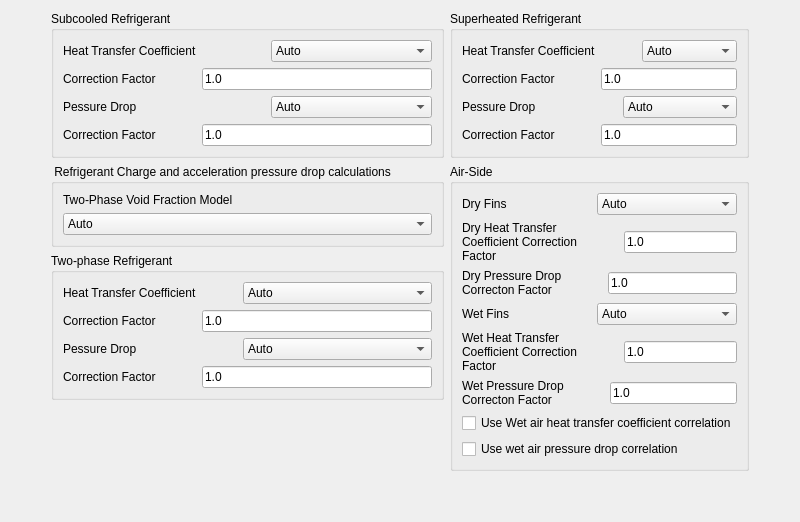
     <widget class="QWidget" name="Correlations">
      <attribute name="title">
       <string>Correlations</string>
      </attribute>
      <layout class="QHBoxLayout" name="horizontalLayout_202">
       <item>
        <spacer name="horizontalSpacer_138">
         <property name="orientation">
          <enum>Qt::Horizontal</enum>
         </property>
         <property name="sizeHint" stdset="0">
          <size>
           <width>40</width>
           <height>20</height>
          </size>
         </property>
        </spacer>
       </item>
       <item>
        <layout class="QVBoxLayout" name="verticalLayout_166">
         <item>
          <widget class="QGroupBox" name="Microchannel_subcool_correlations_group">
           <property name="minimumSize">
            <size>
             <width>0</width>
             <height>0</height>
            </size>
           </property>
           <property name="title">
            <string>Subcooled Refrigerant</string>
           </property>
           <layout class="QVBoxLayout" name="verticalLayout_167">
            <item>
             <layout class="QVBoxLayout" name="verticalLayout_168">
              <item>
               <layout class="QHBoxLayout" name="horizontalLayout_191">
                <item>
                 <widget class="QLabel" name="Microchannel_subcool_HTC_correlation_label">
                  <property name="text">
                   <string>Heat Transfer Coefficient</string>
                  </property>
                 </widget>
                </item>
                <item>
                 <spacer name="horizontalSpacer_128">
                  <property name="orientation">
                   <enum>Qt::Horizontal</enum>
                  </property>
                  <property name="sizeType">
                   <enum>QSizePolicy::Minimum</enum>
                  </property>
                  <property name="sizeHint" stdset="0">
                   <size>
                    <width>40</width>
                    <height>20</height>
                   </size>
                  </property>
                 </spacer>
                </item>
                <item>
                 <widget class="QComboBox" name="Microchannel_subcool_HTC_correlation">
                  <item>
                   <property name="text">
                    <string>Auto</string>
                   </property>
                  </item>
                  <item>
                   <property name="text">
                    <string>Gnielinski</string>
                   </property>
                  </item>
                 </widget>
                </item>
               </layout>
              </item>
              <item>
               <layout class="QHBoxLayout" name="horizontalLayout_192">
                <item>
                 <widget class="QLabel" name="Microchannel_subcool_HTC_correlation_correction_label">
                  <property name="text">
                   <string>Correction Factor</string>
                  </property>
                 </widget>
                </item>
                <item>
                 <spacer name="horizontalSpacer_129">
                  <property name="orientation">
                   <enum>Qt::Horizontal</enum>
                  </property>
                  <property name="sizeType">
                   <enum>QSizePolicy::Minimum</enum>
                  </property>
                  <property name="sizeHint" stdset="0">
                   <size>
                    <width>40</width>
                    <height>20</height>
                   </size>
                  </property>
                 </spacer>
                </item>
                <item>
                 <widget class="QLineEdit" name="Microchannel_subcool_HTC_correlation_correction">
                  <property name="text">
                   <string>1.0</string>
                  </property>
                 </widget>
                </item>
               </layout>
              </item>
             </layout>
            </item>
            <item>
             <layout class="QVBoxLayout" name="verticalLayout_169">
              <item>
               <layout class="QHBoxLayout" name="horizontalLayout_193">
                <item>
                 <widget class="QLabel" name="Microchannel_subcool_DP_correlation_label">
                  <property name="text">
                   <string>Pessure Drop</string>
                  </property>
                 </widget>
                </item>
                <item>
                 <spacer name="horizontalSpacer_130">
                  <property name="orientation">
                   <enum>Qt::Horizontal</enum>
                  </property>
                  <property name="sizeType">
                   <enum>QSizePolicy::Minimum</enum>
                  </property>
                  <property name="sizeHint" stdset="0">
                   <size>
                    <width>40</width>
                    <height>20</height>
                   </size>
                  </property>
                 </spacer>
                </item>
                <item>
                 <widget class="QComboBox" name="Microchannel_subcool_DP_correlation">
                  <item>
                   <property name="text">
                    <string>Auto</string>
                   </property>
                  </item>
                  <item>
                   <property name="text">
                    <string>Churchill</string>
                   </property>
                  </item>
                 </widget>
                </item>
               </layout>
              </item>
              <item>
               <layout class="QHBoxLayout" name="horizontalLayout_194">
                <item>
                 <widget class="QLabel" name="Microchannel_subcool_DP_correlation_correction_label">
                  <property name="text">
                   <string>Correction Factor</string>
                  </property>
                 </widget>
                </item>
                <item>
                 <spacer name="horizontalSpacer_131">
                  <property name="orientation">
                   <enum>Qt::Horizontal</enum>
                  </property>
                  <property name="sizeType">
                   <enum>QSizePolicy::Minimum</enum>
                  </property>
                  <property name="sizeHint" stdset="0">
                   <size>
                    <width>40</width>
                    <height>20</height>
                   </size>
                  </property>
                 </spacer>
                </item>
                <item>
                 <widget class="QLineEdit" name="Microchannel_subcool_DP_correlation_correction">
                  <property name="text">
                   <string>1.0</string>
                  </property>
                 </widget>
                </item>
               </layout>
              </item>
             </layout>
            </item>
           </layout>
          </widget>
         </item>
         <item>
          <widget class="QGroupBox" name="groupBox">
           <property name="title">
            <string> Refrigerant Charge and acceleration pressure drop calculations</string>
           </property>
           <layout class="QVBoxLayout" name="verticalLayout_18">
            <item>
             <widget class="QLabel" name="Microchannel_2phase_charge_correlation_label">
              <property name="text">
               <string>Two-Phase Void Fraction Model</string>
              </property>
             </widget>
            </item>
            <item>
             <widget class="QComboBox" name="Microchannel_2phase_charge_correlation">
              <item>
               <property name="text">
                <string>Auto</string>
               </property>
              </item>
              <item>
               <property name="text">
                <string>Homogeneous</string>
               </property>
              </item>
              <item>
               <property name="text">
                <string>Zivi</string>
               </property>
              </item>
              <item>
               <property name="text">
                <string>Premoli</string>
               </property>
              </item>
             </widget>
            </item>
           </layout>
          </widget>
         </item>
         <item>
          <widget class="QGroupBox" name="Microchannel_2phase_correlations_group">
           <property name="title">
            <string>Two-phase Refrigerant</string>
           </property>
           <layout class="QVBoxLayout" name="verticalLayout_162">
            <item>
             <layout class="QVBoxLayout" name="verticalLayout_163">
              <item>
               <layout class="QHBoxLayout" name="horizontalLayout_185">
                <item>
                 <widget class="QLabel" name="Microchannel_2phase_HTC_correlation_label">
                  <property name="text">
                   <string>Heat Transfer Coefficient</string>
                  </property>
                 </widget>
                </item>
                <item>
                 <spacer name="horizontalSpacer_122">
                  <property name="orientation">
                   <enum>Qt::Horizontal</enum>
                  </property>
                  <property name="sizeType">
                   <enum>QSizePolicy::Minimum</enum>
                  </property>
                  <property name="sizeHint" stdset="0">
                   <size>
                    <width>40</width>
                    <height>20</height>
                   </size>
                  </property>
                 </spacer>
                </item>
                <item>
                 <widget class="QComboBox" name="Microchannel_2phase_HTC_correlation">
                  <item>
                   <property name="text">
                    <string>Auto</string>
                   </property>
                  </item>
                  <item>
                   <property name="text">
                    <string>Condensation: Kim-Mudawar</string>
                   </property>
                  </item>
                  <item>
                   <property name="text">
                    <string>Evaporation: Kim-Mudawar</string>
                   </property>
                  </item>
                 </widget>
                </item>
               </layout>
              </item>
              <item>
               <layout class="QHBoxLayout" name="horizontalLayout_186">
                <item>
                 <widget class="QLabel" name="Microchannel_2phase_HTC_correlation_correction_label">
                  <property name="text">
                   <string>Correction Factor</string>
                  </property>
                 </widget>
                </item>
                <item>
                 <spacer name="horizontalSpacer_123">
                  <property name="orientation">
                   <enum>Qt::Horizontal</enum>
                  </property>
                  <property name="sizeType">
                   <enum>QSizePolicy::Minimum</enum>
                  </property>
                  <property name="sizeHint" stdset="0">
                   <size>
                    <width>40</width>
                    <height>20</height>
                   </size>
                  </property>
                 </spacer>
                </item>
                <item>
                 <widget class="QLineEdit" name="Microchannel_2phase_HTC_correlation_correction">
                  <property name="text">
                   <string>1.0</string>
                  </property>
                 </widget>
                </item>
               </layout>
              </item>
             </layout>
            </item>
            <item>
             <layout class="QVBoxLayout" name="verticalLayout_164">
              <item>
               <layout class="QHBoxLayout" name="horizontalLayout_187">
                <item>
                 <widget class="QLabel" name="Microchannel_2phase_DP_correlation_label">
                  <property name="text">
                   <string>Pessure Drop</string>
                  </property>
                 </widget>
                </item>
                <item>
                 <spacer name="horizontalSpacer_124">
                  <property name="orientation">
                   <enum>Qt::Horizontal</enum>
                  </property>
                  <property name="sizeType">
                   <enum>QSizePolicy::Minimum</enum>
                  </property>
                  <property name="sizeHint" stdset="0">
                   <size>
                    <width>40</width>
                    <height>20</height>
                   </size>
                  </property>
                 </spacer>
                </item>
                <item>
                 <widget class="QComboBox" name="Microchannel_2phase_DP_correlation">
                  <item>
                   <property name="text">
                    <string>Auto</string>
                   </property>
                  </item>
                  <item>
                   <property name="text">
                    <string>Condensation: Kim-Mudawar</string>
                   </property>
                  </item>
                  <item>
                   <property name="text">
                    <string>Evaporation: Kim-Mudawar</string>
                   </property>
                  </item>
                 </widget>
                </item>
               </layout>
              </item>
              <item>
               <layout class="QHBoxLayout" name="horizontalLayout_188">
                <item>
                 <widget class="QLabel" name="Microchannel_2phase_DP_correlation_correction_label">
                  <property name="text">
                   <string>Correction Factor</string>
                  </property>
                 </widget>
                </item>
                <item>
                 <spacer name="horizontalSpacer_125">
                  <property name="orientation">
                   <enum>Qt::Horizontal</enum>
                  </property>
                  <property name="sizeType">
                   <enum>QSizePolicy::Minimum</enum>
                  </property>
                  <property name="sizeHint" stdset="0">
                   <size>
                    <width>40</width>
                    <height>20</height>
                   </size>
                  </property>
                 </spacer>
                </item>
                <item>
                 <widget class="QLineEdit" name="Microchannel_2phase_DP_correlation_correction">
                  <property name="text">
                   <string>1.0</string>
                  </property>
                 </widget>
                </item>
               </layout>
              </item>
             </layout>
            </item>
           </layout>
          </widget>
         </item>
         <item>
          <spacer name="verticalSpacer">
           <property name="orientation">
            <enum>Qt::Vertical</enum>
           </property>
           <property name="sizeHint" stdset="0">
            <size>
             <width>20</width>
             <height>40</height>
            </size>
           </property>
          </spacer>
         </item>
        </layout>
       </item>
       <item>
        <layout class="QVBoxLayout" name="verticalLayout_158">
         <item>
          <widget class="QGroupBox" name="Microchannel_superheat_correlations_group">
           <property name="minimumSize">
            <size>
             <width>0</width>
             <height>0</height>
            </size>
           </property>
           <property name="title">
            <string>Superheated Refrigerant</string>
           </property>
           <layout class="QVBoxLayout" name="verticalLayout_159">
            <item>
             <layout class="QVBoxLayout" name="verticalLayout_160">
              <item>
               <layout class="QHBoxLayout" name="horizontalLayout_181">
                <item>
                 <widget class="QLabel" name="Microchannel_superheat_HTC_correlation_label">
                  <property name="text">
                   <string>Heat Transfer Coefficient</string>
                  </property>
                 </widget>
                </item>
                <item>
                 <spacer name="horizontalSpacer_118">
                  <property name="orientation">
                   <enum>Qt::Horizontal</enum>
                  </property>
                  <property name="sizeType">
                   <enum>QSizePolicy::Minimum</enum>
                  </property>
                  <property name="sizeHint" stdset="0">
                   <size>
                    <width>40</width>
                    <height>20</height>
                   </size>
                  </property>
                 </spacer>
                </item>
                <item>
                 <widget class="QComboBox" name="Microchannel_superheat_HTC_correlation">
                  <item>
                   <property name="text">
                    <string>Auto</string>
                   </property>
                  </item>
                  <item>
                   <property name="text">
                    <string>Gnielinski</string>
                   </property>
                  </item>
                 </widget>
                </item>
               </layout>
              </item>
              <item>
               <layout class="QHBoxLayout" name="horizontalLayout_182">
                <item>
                 <widget class="QLabel" name="Microchannel_superheat_HTC_correlation_correction_label">
                  <property name="text">
                   <string>Correction Factor</string>
                  </property>
                 </widget>
                </item>
                <item>
                 <spacer name="horizontalSpacer_119">
                  <property name="orientation">
                   <enum>Qt::Horizontal</enum>
                  </property>
                  <property name="sizeType">
                   <enum>QSizePolicy::Minimum</enum>
                  </property>
                  <property name="sizeHint" stdset="0">
                   <size>
                    <width>40</width>
                    <height>20</height>
                   </size>
                  </property>
                 </spacer>
                </item>
                <item>
                 <widget class="QLineEdit" name="Microchannel_superheat_HTC_correlation_correction">
                  <property name="text">
                   <string>1.0</string>
                  </property>
                 </widget>
                </item>
               </layout>
              </item>
             </layout>
            </item>
            <item>
             <layout class="QVBoxLayout" name="verticalLayout_161">
              <item>
               <layout class="QHBoxLayout" name="horizontalLayout_183">
                <item>
                 <widget class="QLabel" name="Microchannel_superheat_DP_correlation_label">
                  <property name="text">
                   <string>Pessure Drop</string>
                  </property>
                 </widget>
                </item>
                <item>
                 <spacer name="horizontalSpacer_120">
                  <property name="orientation">
                   <enum>Qt::Horizontal</enum>
                  </property>
                  <property name="sizeType">
                   <enum>QSizePolicy::Minimum</enum>
                  </property>
                  <property name="sizeHint" stdset="0">
                   <size>
                    <width>40</width>
                    <height>20</height>
                   </size>
                  </property>
                 </spacer>
                </item>
                <item>
                 <widget class="QComboBox" name="Microchannel_superheat_DP_correlation">
                  <item>
                   <property name="text">
                    <string>Auto</string>
                   </property>
                  </item>
                  <item>
                   <property name="text">
                    <string>Churchill</string>
                   </property>
                  </item>
                 </widget>
                </item>
               </layout>
              </item>
              <item>
               <layout class="QHBoxLayout" name="horizontalLayout_184">
                <item>
                 <widget class="QLabel" name="Microchannel_superheat_DP_correlation_correction_label">
                  <property name="text">
                   <string>Correction Factor</string>
                  </property>
                 </widget>
                </item>
                <item>
                 <spacer name="horizontalSpacer_121">
                  <property name="orientation">
                   <enum>Qt::Horizontal</enum>
                  </property>
                  <property name="sizeType">
                   <enum>QSizePolicy::Minimum</enum>
                  </property>
                  <property name="sizeHint" stdset="0">
                   <size>
                    <width>40</width>
                    <height>20</height>
                   </size>
                  </property>
                 </spacer>
                </item>
                <item>
                 <widget class="QLineEdit" name="Microchannel_superheat_DP_correlation_correction">
                  <property name="text">
                   <string>1.0</string>
                  </property>
                 </widget>
                </item>
               </layout>
              </item>
             </layout>
            </item>
           </layout>
          </widget>
         </item>
         <item>
          <widget class="QGroupBox" name="Microchannel_air_correlations_group">
           <property name="title">
            <string>Air-Side</string>
           </property>
           <layout class="QVBoxLayout" name="verticalLayout_170">
            <item>
             <layout class="QVBoxLayout" name="verticalLayout_171">
              <item>
               <layout class="QHBoxLayout" name="horizontalLayout_196">
                <item>
                 <widget class="QLabel" name="Microchannel_air_dry_correlation_label">
                  <property name="text">
                   <string>Dry Fins</string>
                  </property>
                 </widget>
                </item>
                <item>
                 <spacer name="horizontalSpacer_132">
                  <property name="orientation">
                   <enum>Qt::Horizontal</enum>
                  </property>
                  <property name="sizeType">
                   <enum>QSizePolicy::Minimum</enum>
                  </property>
                  <property name="sizeHint" stdset="0">
                   <size>
                    <width>40</width>
                    <height>20</height>
                   </size>
                  </property>
                 </spacer>
                </item>
                <item>
                 <widget class="QComboBox" name="Microchannel_air_dry_correlation">
                  <item>
                   <property name="text">
                    <string>Auto</string>
                   </property>
                  </item>
                  <item>
                   <property name="text">
                    <string>Louvered: Kim 2002</string>
                   </property>
                  </item>
                 </widget>
                </item>
               </layout>
              </item>
              <item>
               <layout class="QHBoxLayout" name="horizontalLayout_197">
                <item>
                 <widget class="QLabel" name="Microchannel_air_dry_HTC_correlation_correction_label">
                  <property name="text">
                   <string>Dry Heat Transfer Coefficient Correction Factor</string>
                  </property>
                  <property name="wordWrap">
                   <bool>true</bool>
                  </property>
                 </widget>
                </item>
                <item>
                 <spacer name="horizontalSpacer_133">
                  <property name="orientation">
                   <enum>Qt::Horizontal</enum>
                  </property>
                  <property name="sizeType">
                   <enum>QSizePolicy::Minimum</enum>
                  </property>
                  <property name="sizeHint" stdset="0">
                   <size>
                    <width>40</width>
                    <height>20</height>
                   </size>
                  </property>
                 </spacer>
                </item>
                <item>
                 <widget class="QLineEdit" name="Microchannel_air_dry_HTC_correlation_correction">
                  <property name="text">
                   <string>1.0</string>
                  </property>
                 </widget>
                </item>
               </layout>
              </item>
              <item>
               <layout class="QHBoxLayout" name="horizontalLayout_198">
                <item>
                 <widget class="QLabel" name="Microchannel_air_dry_DP_correlation_correction_label">
                  <property name="text">
                   <string>Dry Pressure Drop Correcton Factor</string>
                  </property>
                  <property name="wordWrap">
                   <bool>true</bool>
                  </property>
                 </widget>
                </item>
                <item>
                 <spacer name="horizontalSpacer_134">
                  <property name="orientation">
                   <enum>Qt::Horizontal</enum>
                  </property>
                  <property name="sizeType">
                   <enum>QSizePolicy::Minimum</enum>
                  </property>
                  <property name="sizeHint" stdset="0">
                   <size>
                    <width>40</width>
                    <height>20</height>
                   </size>
                  </property>
                 </spacer>
                </item>
                <item>
                 <widget class="QLineEdit" name="Microchannel_air_dry_DP_correlation_correction">
                  <property name="text">
                   <string>1.0</string>
                  </property>
                 </widget>
                </item>
               </layout>
              </item>
             </layout>
            </item>
            <item>
             <layout class="QVBoxLayout" name="verticalLayout_172">
              <item>
               <layout class="QHBoxLayout" name="horizontalLayout_199">
                <item>
                 <widget class="QLabel" name="Microchannel_air_wet_correlation_label">
                  <property name="text">
                   <string>Wet Fins</string>
                  </property>
                 </widget>
                </item>
                <item>
                 <spacer name="horizontalSpacer_135">
                  <property name="orientation">
                   <enum>Qt::Horizontal</enum>
                  </property>
                  <property name="sizeType">
                   <enum>QSizePolicy::Minimum</enum>
                  </property>
                  <property name="sizeHint" stdset="0">
                   <size>
                    <width>40</width>
                    <height>20</height>
                   </size>
                  </property>
                 </spacer>
                </item>
                <item>
                 <widget class="QComboBox" name="Microchannel_air_wet_correlation">
                  <item>
                   <property name="text">
                    <string>Auto</string>
                   </property>
                  </item>
                  <item>
                   <property name="text">
                    <string>Louvered: Kim 2002</string>
                   </property>
                  </item>
                 </widget>
                </item>
               </layout>
              </item>
              <item>
               <layout class="QHBoxLayout" name="horizontalLayout_200">
                <item>
                 <widget class="QLabel" name="Microchannel_air_wet_HTC_correlation_correction_label">
                  <property name="text">
                   <string>Wet Heat Transfer Coefficient Correction Factor</string>
                  </property>
                  <property name="wordWrap">
                   <bool>true</bool>
                  </property>
                 </widget>
                </item>
                <item>
                 <spacer name="horizontalSpacer_136">
                  <property name="orientation">
                   <enum>Qt::Horizontal</enum>
                  </property>
                  <property name="sizeType">
                   <enum>QSizePolicy::Minimum</enum>
                  </property>
                  <property name="sizeHint" stdset="0">
                   <size>
                    <width>40</width>
                    <height>20</height>
                   </size>
                  </property>
                 </spacer>
                </item>
                <item>
                 <widget class="QLineEdit" name="Microchannel_air_wet_HTC_correlation_correction">
                  <property name="text">
                   <string>1.0</string>
                  </property>
                 </widget>
                </item>
               </layout>
              </item>
              <item>
               <layout class="QHBoxLayout" name="horizontalLayout_201">
                <item>
                 <widget class="QLabel" name="Microchannel_air_wet_DP_correlation_correction_label">
                  <property name="text">
                   <string>Wet Pressure Drop Correcton Factor</string>
                  </property>
                  <property name="wordWrap">
                   <bool>true</bool>
                  </property>
                 </widget>
                </item>
                <item>
                 <spacer name="horizontalSpacer_137">
                  <property name="orientation">
                   <enum>Qt::Horizontal</enum>
                  </property>
                  <property name="sizeType">
                   <enum>QSizePolicy::Minimum</enum>
                  </property>
                  <property name="sizeHint" stdset="0">
                   <size>
                    <width>40</width>
                    <height>20</height>
                   </size>
                  </property>
                 </spacer>
                </item>
                <item>
                 <widget class="QLineEdit" name="Microchannel_air_wet_DP_correlation_correction">
                  <property name="text">
                   <string>1.0</string>
                  </property>
                 </widget>
                </item>
               </layout>
              </item>
             </layout>
            </item>
            <item>
             <widget class="QCheckBox" name="wet_h_a_check">
              <property name="text">
               <string>Use Wet air heat transfer coefficient correlation</string>
              </property>
             </widget>
            </item>
            <item>
             <widget class="QCheckBox" name="wet_DPa_check">
              <property name="text">
               <string>Use wet air pressure drop correlation</string>
              </property>
             </widget>
            </item>
           </layout>
          </widget>
         </item>
         <item>
          <spacer name="verticalSpacer_5">
           <property name="orientation">
            <enum>Qt::Vertical</enum>
           </property>
           <property name="sizeHint" stdset="0">
            <size>
             <width>20</width>
             <height>40</height>
            </size>
           </property>
          </spacer>
         </item>
        </layout>
       </item>
       <item>
        <spacer name="horizontalSpacer_117">
         <property name="orientation">
          <enum>Qt::Horizontal</enum>
         </property>
         <property name="sizeHint" stdset="0">
          <size>
           <width>40</width>
           <height>20</height>
          </size>
         </property>
        </spacer>
       </item>
      </layout>
     </widget>
